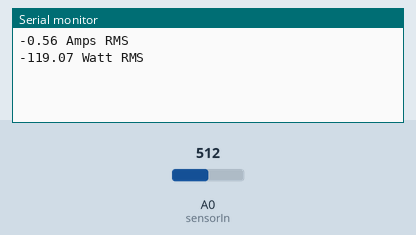
Recording of a sketch running on a simulated Arduino Uno, built with avr-gcc and run on an emulated ATmega328P. On the bench: the last lines printed to the serial monitor. The test bench sets the inputs (shaded band); at power-on: A0 (sensorIn) = 512.

Above: at 1.2 s.
1.3 s: A0 (sensorIn) set to 716
At 2.5 s:
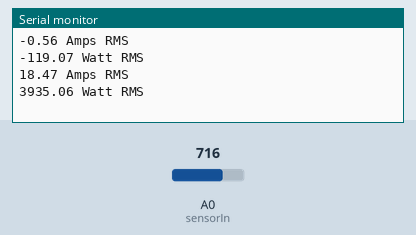
2.8 s: A0 (sensorIn) set to 900
At 3.8 s:
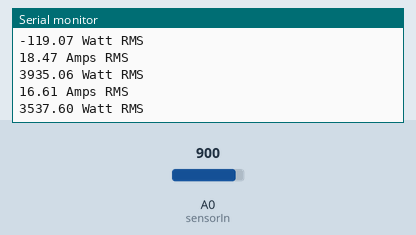
Timing chart, 0 to 5.8 s (numbered marks = the images above; inputs shaded):
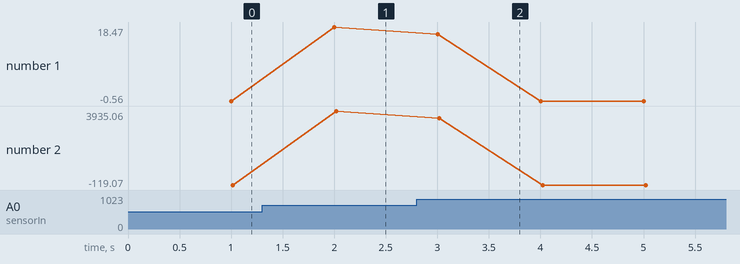

The sketch:

30A.ino
```cpp
float getVPP();
const int sensorIn = A0;
int mVperAmp = 185; // use 185 for 5A Module and 66 for 30A Module

double Voltage = 0;
double VRMS = 0;
double AmpsRMS = 0;

void setup(){
 Serial.begin(9600);
}

void loop(){
 Voltage = getVPP();
 VRMS = (Voltage/2.0) *0.707;
 AmpsRMS = (VRMS * 10000)/mVperAmp;
 AmpsRMS-=0.559;
 Serial.print(AmpsRMS);
 Serial.println(" Amps RMS");
 Serial.print(AmpsRMS*213);
 Serial.println(" Watt RMS\n");
}

float getVPP()
{
  float result;

  int readValue;             //value read from the sensor
  int maxValue = 0;          // store max value here
  int minValue = 1024;          // store min value here

   uint32_t start_time = millis();
   while((millis()-start_time) < 1000) //sample for 1 Sec
   {
       readValue = analogRead(sensorIn);
       // see if you have a new maxValue
       if (readValue > maxValue)
       {
           /*record the maximum sensor value*/
           maxValue = readValue;
       }
       if (readValue < minValue)
       {
           /*record the maximum sensor value*/
           minValue = readValue;
       }
   }

   // Subtract min from max
   result = ((maxValue - minValue) * 5.0)/1024.0;

   return result;
 }
```

Measured:
- after the input at 1.3 s, the serial monitor: prints a new line after 0.70 s (image 1)
- after the input at 2.8 s, the serial monitor: prints a new line after 0.20 s (image 2)
- plotted number 1: -0.56 → 18.47 after the input at 1.3 s
- plotted number 2: -119.07 → 3935.06 after the input at 1.3 s
